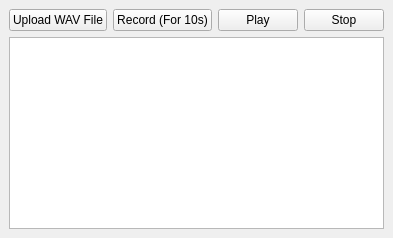
<?xml version="1.0" encoding="UTF-8"?>
<ui version="4.0">
    <class>MainWindow</class>
    <widget class="QMainWindow" name="MainWindow">
        <property name="windowTitle">
            <string>Music Recognition App</string>
        </property>
        <widget class="QWidget" name="centralwidget">
            <layout class="QVBoxLayout">
                <item>
                    <layout class="QHBoxLayout">
                        <item><widget class="QPushButton" name="btnUpload"><property name="text"><string>Upload WAV File</string></property></widget></item>
                        <item><widget class="QPushButton" name="btnRecord"><property name="text"><string>Record (For 10s)</string></property></widget></item>
                        <item><widget class="QPushButton" name="btnPlay"><property name="text"><string>Play</string></property></widget></item>
                        <item><widget class="QPushButton" name="btnStop"><property name="text"><string>Stop</string></property></widget></item>
                    </layout>
                </item>
                <item>
                    <widget class="QTextEdit" name="txtResults">
                        <property name="readOnly"><bool>true</bool></property>
                    </widget>
                </item>
            </layout>
        </widget>
    </widget>
    <resources/>
    <connections/>
</ui>
